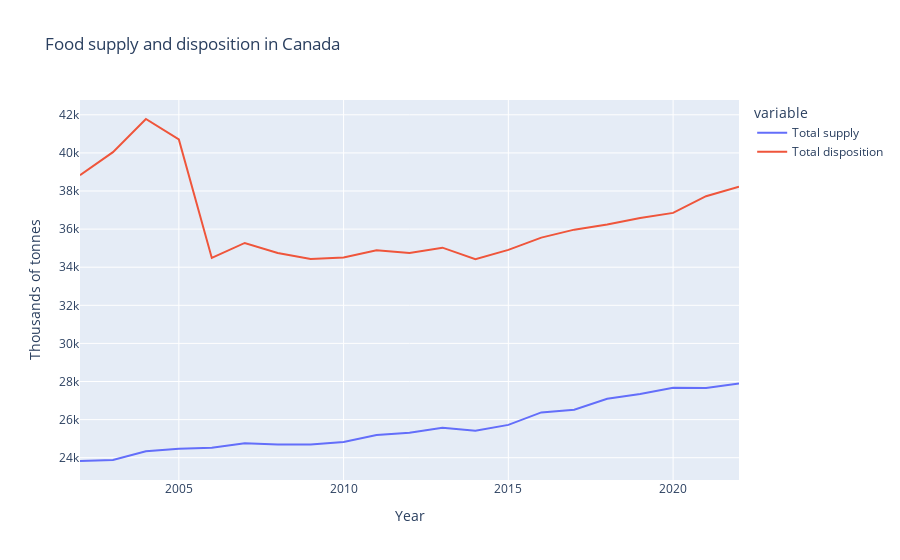

Source (notebook cell):
### Code cell
# Muliple-line graph on year-restricted data

fig = px.line(df_years_3, x=df_years_3.index, y=['Total supply', 'Total disposition'],
              title='Food supply and disposition in Canada', labels={'value': 'Thousands of tonnes'})
fig.show()

### Figure 1 — Plotly figure (JSON) as saved in the notebook; plotly's stock layout.template omitted (floating-point values rounded to 4 significant figures)
{"data": [{"hovertemplate": "variable=Total supply<br>Year=%{x}<br>Thousands of tonnes=%{y}<extra></extra>", "legendgroup": "Total supply", "line": {"color": "#636efa", "dash": "solid"}, "marker": {"symbol": "circle"}, "mode": "lines", "name": "Total supply", "orientation": "v", "showlegend": true, "type": "scatter", "x": [2002, 2003, 2004, 2005, 2006, 2007, 2008, 2009, 2010, 2011, 2012, 2013, 2014, 2015, 2016, 2017, 2018, 2019, 2020, 2021, 2022], "xaxis": "x", "y": [23830.0, 23880.0, 24330.0, 24470.0, 24520.0, 24760.0, 24690.0, 24700.0, 24830.0, 25190.0, 25310.0, 25580.0, 25420.0, 25720.0, 26380.0, 26519, 27090.0, 27340.0, 27670.0, 27660.0, 27890.0], "yaxis": "y"}, {"hovertemplate": "variable=Total disposition<br>Year=%{x}<br>Thousands of tonnes=%{y}<extra></extra>", "legendgroup": "Total disposition", "line": {"color": "#EF553B", "dash": "solid"}, "marker": {"symbol": "circle"}, "mode": "lines", "name": "Total disposition", "orientation": "v", "showlegend": true, "type": "scatter", "x": [2002, 2003, 2004, 2005, 2006, 2007, 2008, 2009, 2010, 2011, 2012, 2013, 2014, 2015, 2016, 2017, 2018, 2019, 2020, 2021, 2022], "xaxis": "x", "y": [38830.0, 40040.0, 41780.0, 40710.0, 34490.0, 35270.0, 34750.0, 34440.0, 34510.0, 34890.0, 34750.0, 35020.0, 34410.0, 34910.0, 35550.0, 35970.0, 36240.0, 36580.0, 36850.0, 37730.0, 38230.0], "yaxis": "y"}], "layout": {"legend": {"title": {"text": "variable"}, "tracegroupgap": 0}, "title": {"text": "Food supply and disposition in Canada"}, "xaxis": {"anchor": "y", "domain": [0, 1], "title": {"text": "Year"}}, "yaxis": {"anchor": "x", "domain": [0, 1], "title": {"text": "Thousands of tonnes"}}}}
